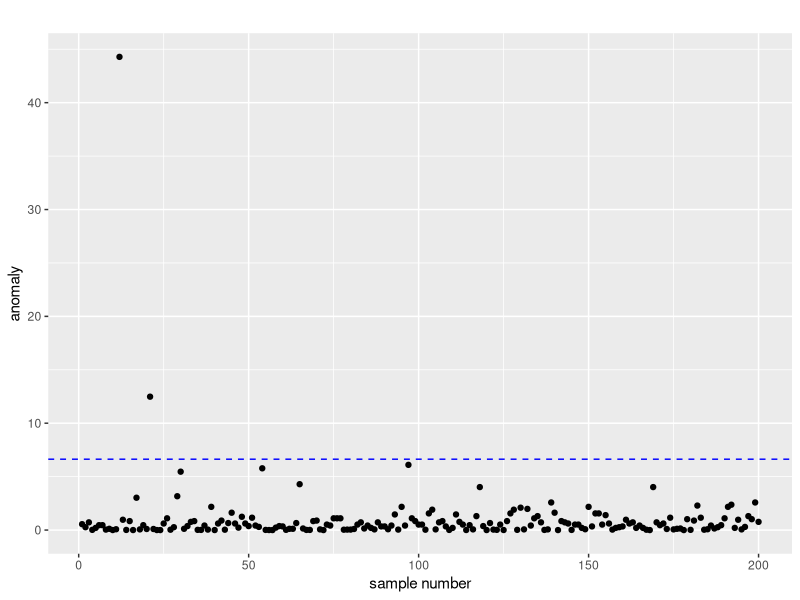
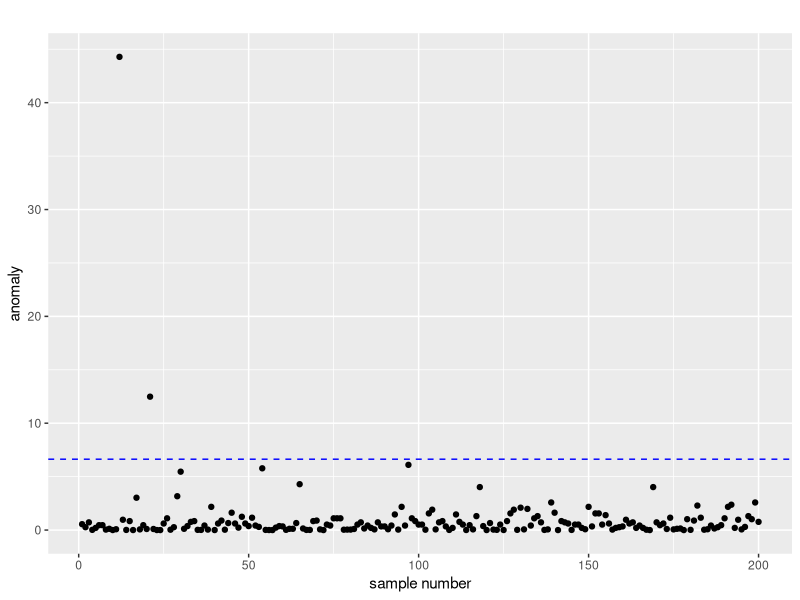

These charts were generated, in order, by the following R code:
require(ggplot2)
require(car)

# change working directory
frame_files <- lapply(sys.frames(), function(x) x$ofile)
frame_files <- Filter(Negate(is.null), frame_files)
setwd(dirname(frame_files[[length(frame_files)]]))

summary(Davis)
# sex         weight          height          repwt            repht
# F:112   Min.   : 39.0   Min.   : 57.0   Min.   : 41.00   Min.   :148.0
# M: 88   1st Qu.: 55.0   1st Qu.:164.0   1st Qu.: 55.00   1st Qu.:160.5
#         Median : 63.0   Median :169.5   Median : 63.00   Median :168.0
#         Mean   : 65.8   Mean   :170.0   Mean   : 65.62   Mean   :168.5
#         3rd Qu.: 74.0   3rd Qu.:177.2   3rd Qu.: 73.50   3rd Qu.:175.0
#         Max.   :166.0   Max.   :197.0   Max.   :124.00   Max.   :200.0
#                                         NA's   :17       NA's   :17

# hotelling
mu <- mean(Davis$weight)
s2 <- mean((Davis$weight-mu)^2)
# s2 <- var(Davis$weight) # 227.86

c(mu, s2)

a <- (Davis$weight-mu)^2/s2 # anomaly
th <-  qchisq(0.99, 1) # threshold

d <- data.frame(a)

p <- ggplot(d,
      aes(
        x=c(1:200),
        y=d$a
      )
    )
p <- p + geom_point() + geom_hline(yintercept=th, linetype="dashed", colour="blue") + labs(title="", x="sample number", y="anomaly")
plot(p)
ggsave("./img/normal-anomaly.png", p)
